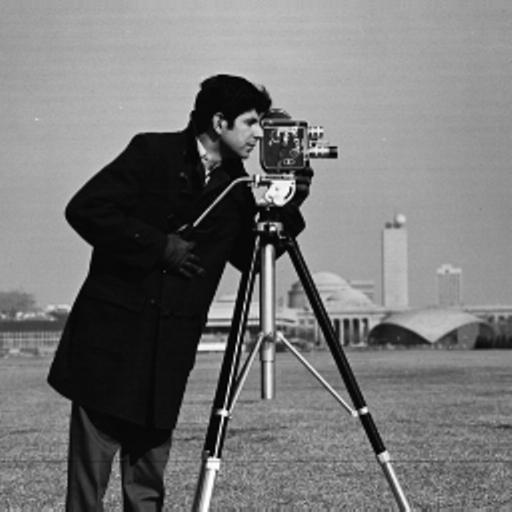
%> input picture sample images/cameraman.tif, 512 x 512 px
$ octave IVPTutorial_5.m   (GNU Octave 9; MATLAB toolbox functions it lacks are replaced by stand-ins)
%> lines starting %> are read from the running program, lines starting %| are printed output that depends on the picture
%NAME: Aryaman Sinha
%INST: IIT, Bhubaneswar
%DATE: 01.11.2020
%CATEGORY: BTech
%BRANCH: Electrical Engineering
%Roll Number: 17EE01016

% Image and Video Tutorial 04
clc;clear;close all;
%%
% Q1. Assume degradation model derived for motion blurring, apply it to any
% good quality image to create the distorted image. Then apply full inverse
% filtering, radially limited inverse filtering and Wiener filtering to
% restore the original image.
img = imread('./sample images/cameraman.tif');
%> img is the input picture: size 512x512 uint8; min 0, max 255, mean 118.3
img = double(img)./255;
%> img: size 512x512 double
subplot(2,3,1);imshow(img);title('original image');
img_blur = motion_blur(img,1,0.05,0.01);
subplot(2,3,2);imshow(img_blur);title('motion blurred image');
img_inv_filt = inverse_filt(img_blur,1,0.05,0.01);
subplot(2,3,3);imshow(img_inv_filt);title('inverse filtered image');
img_rad_inv_filt = radial_inv_filt(img_blur,1,0.05,0.01,70);
subplot(2,3,4);imshow(img_rad_inv_filt);title('radial inverse filterd image');
img_weiner_filt = weiner_filt(img_blur,1,0.05,0.01,0.0067);
subplot(2,3,5);imshow(img_weiner_filt);title('weiner filtered image');
%%
% Q2. While capturing any face image, ask the person to move, the resultant
% image will be distorted, then try the above degaration model to restore
% the face image.
img = imread('./sample images/face_image.jpg');
img = double(img)./255;
img_blur = img(:,:,1);
subplot(1,2,1);imshow(img_blur);title('motion blurred image');
img_weiner_filt = weiner_filt(img_blur,1,0,0.000000000000001,0.0000000001);
subplot(1,2,2);imshow(img_weiner_filt);title('weiner filtered image');
%%
function gp = motion_blur(img,T,a,b)
%> called with T = 1, a = 0.05, b = 0.01
    n = size(img,1); m = size(img,2);
%> after `n = size(img,1)`: n = 512
%> after `m = size(img,2)`: m = 512
    u = repelem(linspace(0,n-1,n)',1,m);v = repelem(linspace(0,m-1,m)',1,n)';
    F_uv = fft2(img);
    % derived degradation model of motion blurring
    H_uv = T.*sinc(pi*(a*u+b*v)).*exp(-1i*pi*(a*u+b*v));
    G_uv = H_uv.*F_uv;
    gp = real(ifft2(G_uv));
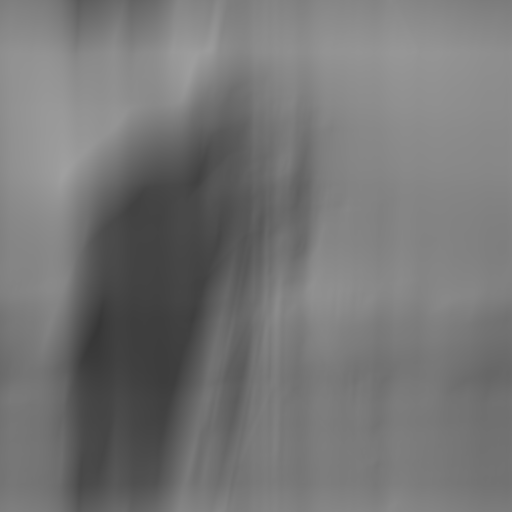
%> gp: size 512x512 double; min 0.216, max 0.627, mean 0.464
    gp = (gp-min(gp(:)))./(max(gp(:))-min(gp(:)));
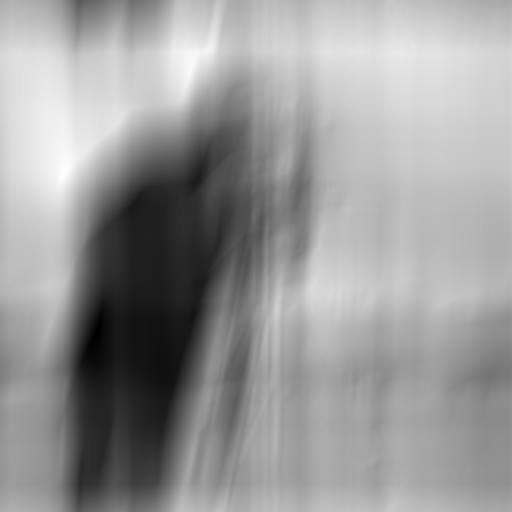
%> gp: size 512x512 double; min 0, max 1, mean 0.604
end

function fp = inverse_filt(img,T,a,b)
%> called with T = 1, a = 0.05, b = 0.01
    n = size(img,1); m = size(img,2);
    u = repelem(linspace(0,n-1,n)',1,m);v = repelem(linspace(0,m-1,m)',1,n)';
    G_uv = fft2(img);
    % derived degradation model of motion blurring
    H_uv = T.*sinc(pi*(a*u+b*v)).*exp(-1i*pi*(a*u+b*v));
    F_uv = G_uv./H_uv;
    fp = real(ifft2(F_uv));
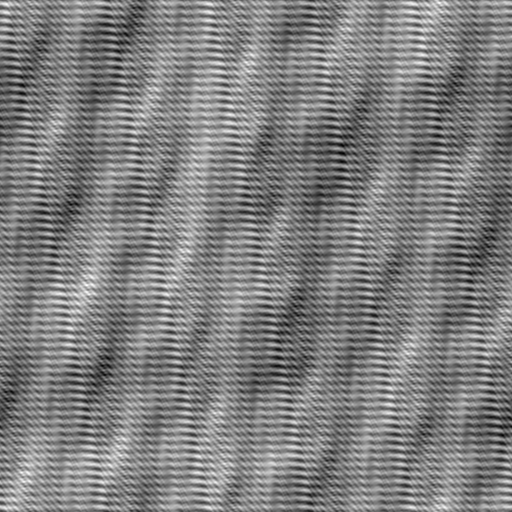
%> fp: size 512x512 double; min -646.5, max 644.2, mean 0.6; drawn with min black and max white
    fp = (fp-min(fp(:)))./(max(fp(:))-min(fp(:)));
end

function fp = radial_inv_filt(img,T,a,b,D_thresh)
%> called with T = 1, a = 0.05, b = 0.01, D_thresh = 70
    n = size(img,1); m = size(img,2);
    u = repelem(linspace(0,n-1,n)',1,m);v = repelem(linspace(0,m-1,m)',1,n)';
    G_uv = fft2(img);
    % derived degradation model of motion blurring
    H_uv = T.*sinc(pi*(a*u+b*v)).*exp(-1i*pi*(a*u+b*v));
    D_uv = sqrt((u-n/2).^2+(v-m/2).^2);
    lpf_H_uv = 1./(1+(D_uv./D_thresh).^20);
    F_uv = G_uv./H_uv;
    F_uv = lpf_H_uv.*F_uv;
    fp = real(ifft2(F_uv));
    fp = (fp-min(fp(:)))./(max(fp(:))-min(fp(:)));
end

function fp = weiner_filt(img,T,a,b,k)
%> called with T = 1, a = 0.05, b = 0.01, k = 0.0067
    n = size(img,1); m = size(img,2);
    u = repelem(linspace(0,n-1,n)',1,m);v = repelem(linspace(0,m-1,m)',1,n)';
    G_uv = fft2(img);
    % derived degradation model of motion blurring
    H_uv = T.*sinc(pi*(a*u+b*v)).*exp(-1i*pi*(a*u+b*v));
    F_uv = G_uv.*(((abs(H_uv).^2)./(abs(H_uv).^2+k))./H_uv);
    fp = real(ifft2(F_uv));
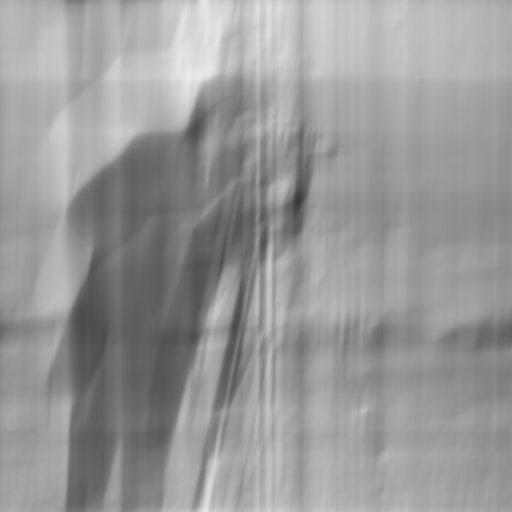
%> fp: size 512x512 double; min 0.23, max 0.932, mean 0.6
    fp = (fp-min(fp(:)))./(max(fp(:))-min(fp(:)));
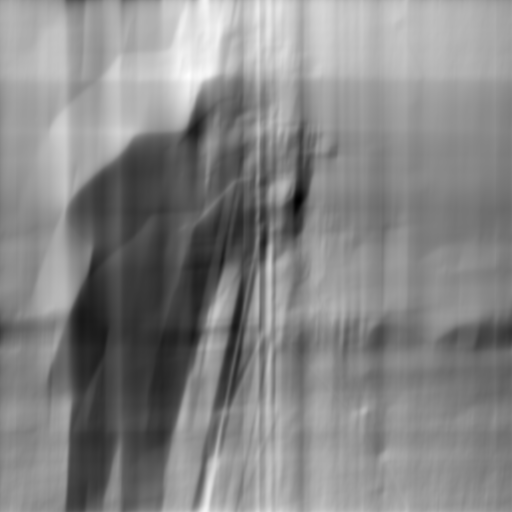
%> fp: size 512x512 double; min 0, max 1, mean 0.527
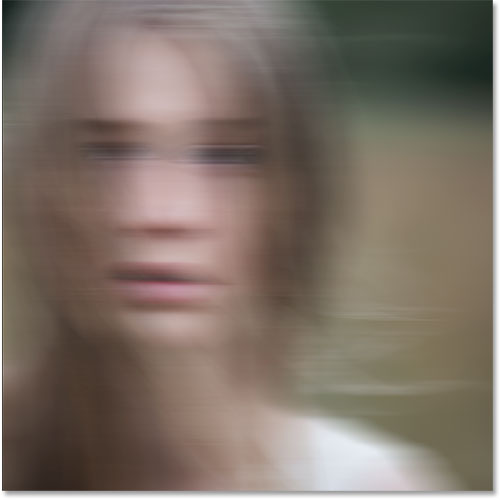
%> input picture sample images/face_image.jpg, 500 x 500 px
%> further down, img is the input picture: size 500x500x3 uint8; mean R, G, B 126, 113.4, 103.2
%> `img_blur = img(:,:,1);`:
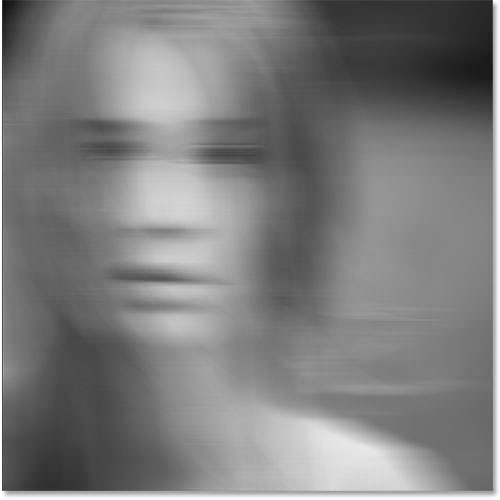
%> img_blur: size 500x500 double; min 0.0588, max 1, mean 0.494
end

%%
% *Discussion*: Here we implement the motion blurring using the derived
% degradation model in the class. And the filter that motion blurred image
% using inverse filtering full and radial both we see that they don't get
% the resultant output that we want as saturation happens in inverse
% filtering as H_uv might have low value which may alter the resultant
% output this is appropriately handeled by wiener filtering which give good
% results than other two filtering methods. Here we also try to deblur
% the blur image of face using same degradation model, however its very
% specific to get the appropriate paramater setting to get desired result.
